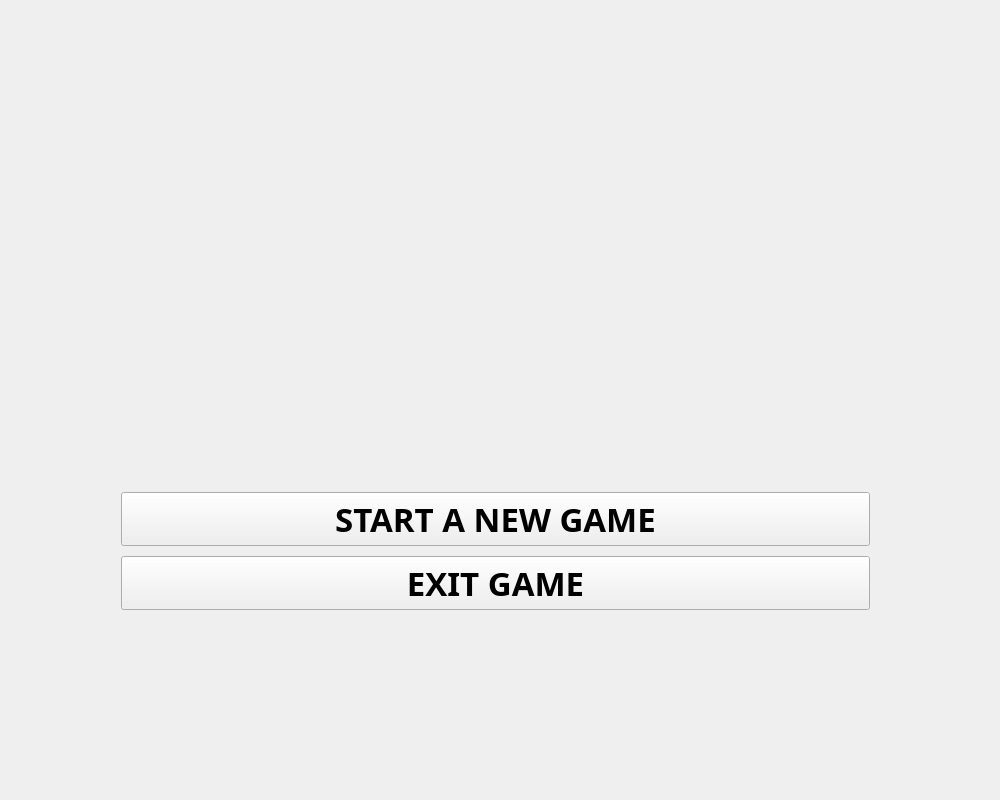
<?xml version="1.0" encoding="UTF-8"?>
<ui version="4.0">
 <class>MainWindow</class>
 <widget class="QMainWindow" name="MainWindow">
  <property name="geometry">
   <rect>
    <x>0</x>
    <y>0</y>
    <width>1000</width>
    <height>800</height>
   </rect>
  </property>
  <property name="windowTitle">
   <string>MainWindow</string>
  </property>
  <property name="styleSheet">
   <string notr="true"/>
  </property>
  <widget class="QWidget" name="centralWidget">
   <widget class="QWidget" name="verticalLayoutWidget">
    <property name="geometry">
     <rect>
      <x>110</x>
      <y>110</y>
      <width>771</width>
      <height>511</height>
     </rect>
    </property>
    <layout class="QVBoxLayout" name="verticalLayout_2">
     <property name="spacing">
      <number>10</number>
     </property>
     <item>
      <widget class="QWidget" name="widget" native="true">
       <property name="styleSheet">
        <string notr="true">image: url(:/img/img/title.jpg);</string>
       </property>
      </widget>
     </item>
     <item>
      <widget class="QPushButton" name="startB">
       <property name="minimumSize">
        <size>
         <width>0</width>
         <height>50</height>
        </size>
       </property>
       <property name="font">
        <font>
         <family>Bauhaus 93</family>
         <pointsize>25</pointsize>
         <weight>75</weight>
         <bold>true</bold>
        </font>
       </property>
       <property name="text">
        <string>START A NEW GAME</string>
       </property>
      </widget>
     </item>
     <item>
      <widget class="QPushButton" name="exitB">
       <property name="enabled">
        <bool>true</bool>
       </property>
       <property name="sizePolicy">
        <sizepolicy hsizetype="Minimum" vsizetype="Fixed">
         <horstretch>0</horstretch>
         <verstretch>0</verstretch>
        </sizepolicy>
       </property>
       <property name="minimumSize">
        <size>
         <width>0</width>
         <height>50</height>
        </size>
       </property>
       <property name="font">
        <font>
         <family>Bauhaus 93</family>
         <pointsize>25</pointsize>
         <weight>75</weight>
         <bold>true</bold>
        </font>
       </property>
       <property name="text">
        <string>EXIT GAME</string>
       </property>
      </widget>
     </item>
    </layout>
    <zorder>widget</zorder>
    <zorder>exitB</zorder>
    <zorder>startB</zorder>
   </widget>
   <widget class="QWidget" name="widget_2" native="true">
    <property name="geometry">
     <rect>
      <x>0</x>
      <y>0</y>
      <width>1001</width>
      <height>801</height>
     </rect>
    </property>
    <property name="styleSheet">
     <string notr="true">image: url(:/img/img/pandemic.jpg);</string>
    </property>
   </widget>
   <zorder>widget_2</zorder>
   <zorder>verticalLayoutWidget</zorder>
  </widget>
 </widget>
 <layoutdefault spacing="6" margin="11"/>
 <resources/>
 <connections>
  <connection>
   <sender>exitB</sender>
   <signal>clicked()</signal>
   <receiver>MainWindow</receiver>
   <slot>close()</slot>
   <hints>
    <hint type="sourcelabel">
     <x>495</x>
     <y>621</y>
    </hint>
    <hint type="destinationlabel">
     <x>499</x>
     <y>399</y>
    </hint>
   </hints>
  </connection>
 </connections>
</ui>
